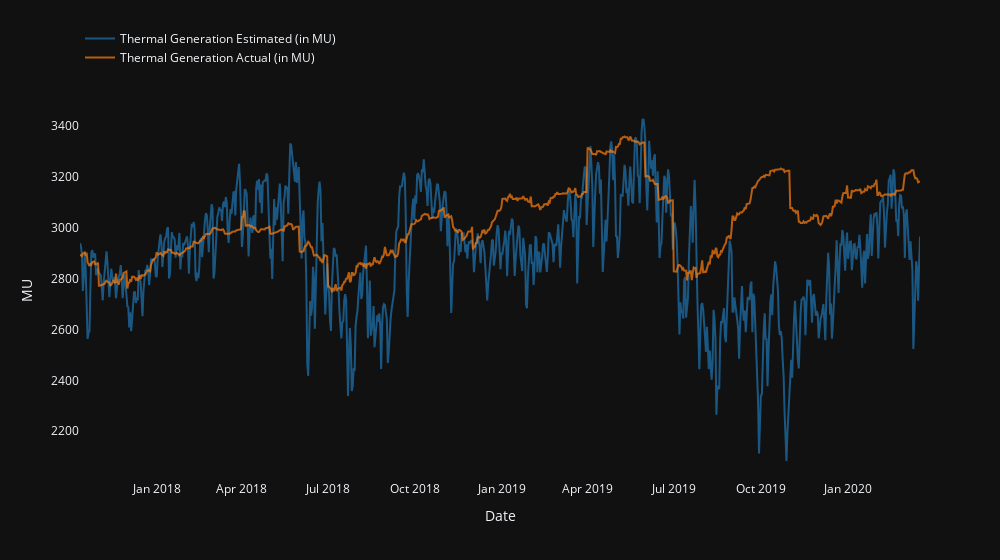
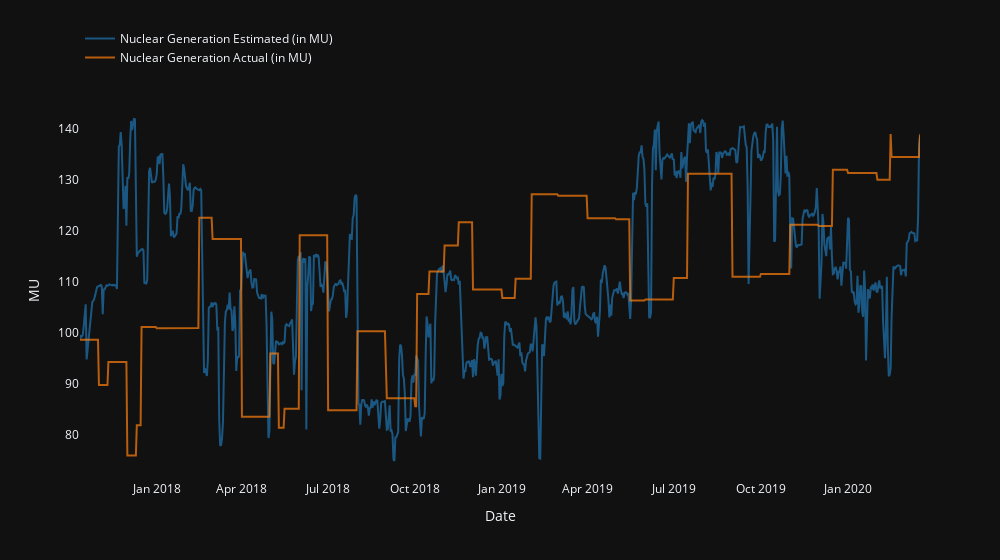
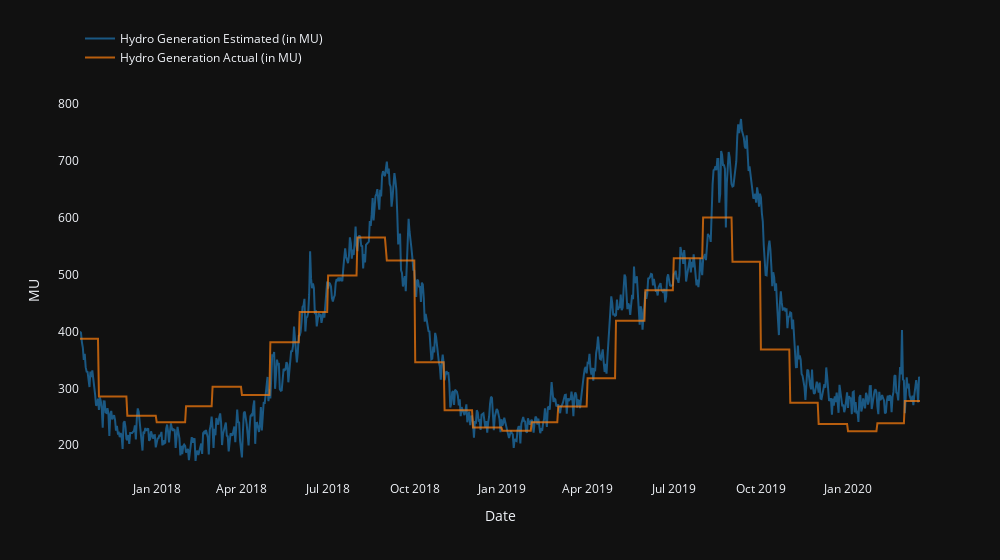

The code cell stored with these charts, in order, in its notebook:
### Code cell
dict_features = {
    "Thermal Generation Estimated (in MU)": "sum",
    "Thermal Generation Actual (in MU)": "sum",
   
}
time_series_overall(df, groupby="Date", dict_features=dict_features)
dict_features = {
    "Nuclear Generation Estimated (in MU)": "sum",
    "Nuclear Generation Actual (in MU)": "sum",
}
time_series_overall(df, groupby="Date", dict_features=dict_features)
dict_features = {
     "Hydro Generation Estimated (in MU)": "sum",
    "Hydro Generation Actual (in MU)": "sum"
}

time_series_overall(df, groupby="Date", dict_features=dict_features)

### Figure 1 — Plotly figure (JSON) as saved in the notebook; plotly's stock layout.template omitted (floating-point values rounded to 4 significant figures; data arrays with more than 128 entries replaced by an {"elided": "..."} marker saying what was removed)
{"data": [{"marker": {"color": "#1F77B4", "line": {"color": "rgb(255,255,255)", "width": 2.5}}, "name": "Thermal Generation Estimated (in MU)", "opacity": 0.7, "type": "scatter", "x": {"elided": "887 str values"}, "y": {"elided": "887 float values"}}, {"marker": {"color": "#FF7F0E", "line": {"color": "rgb(255,255,255)", "width": 2.5}}, "name": "Thermal Generation Actual (in MU)", "opacity": 0.7, "type": "scatter", "x": {"elided": "887 str values"}, "y": {"elided": "887 float values"}}], "layout": {"legend": {"x": 0, "y": 1.2}, "width": 1000, "xaxis": {"showgrid": false, "title": {"text": "Date"}}, "yaxis": {"showgrid": false, "title": {"text": "MU"}}}}

### Figure 2 — Plotly figure (JSON) as saved in the notebook; plotly's stock layout.template omitted (floating-point values rounded to 4 significant figures; data arrays with more than 128 entries replaced by an {"elided": "..."} marker saying what was removed)
{"data": [{"marker": {"color": "#1F77B4", "line": {"color": "rgb(255,255,255)", "width": 2.5}}, "name": "Nuclear Generation Estimated (in MU)", "opacity": 0.7, "type": "scatter", "x": {"elided": "887 str values"}, "y": {"elided": "887 float values"}}, {"marker": {"color": "#FF7F0E", "line": {"color": "rgb(255,255,255)", "width": 2.5}}, "name": "Nuclear Generation Actual (in MU)", "opacity": 0.7, "type": "scatter", "x": {"elided": "887 str values"}, "y": {"elided": "887 float values"}}], "layout": {"legend": {"x": 0, "y": 1.2}, "width": 1000, "xaxis": {"showgrid": false, "title": {"text": "Date"}}, "yaxis": {"showgrid": false, "title": {"text": "MU"}}}}

### Figure 3 — Plotly figure (JSON) as saved in the notebook; plotly's stock layout.template omitted (floating-point values rounded to 4 significant figures; data arrays with more than 128 entries replaced by an {"elided": "..."} marker saying what was removed)
{"data": [{"marker": {"color": "#1F77B4", "line": {"color": "rgb(255,255,255)", "width": 2.5}}, "name": "Hydro Generation Estimated (in MU)", "opacity": 0.7, "type": "scatter", "x": {"elided": "887 str values"}, "y": {"elided": "887 float values"}}, {"marker": {"color": "#FF7F0E", "line": {"color": "rgb(255,255,255)", "width": 2.5}}, "name": "Hydro Generation Actual (in MU)", "opacity": 0.7, "type": "scatter", "x": {"elided": "887 str values"}, "y": {"elided": "887 float values"}}], "layout": {"legend": {"x": 0, "y": 1.2}, "width": 1000, "xaxis": {"showgrid": false, "title": {"text": "Date"}}, "yaxis": {"showgrid": false, "title": {"text": "MU"}}}}
